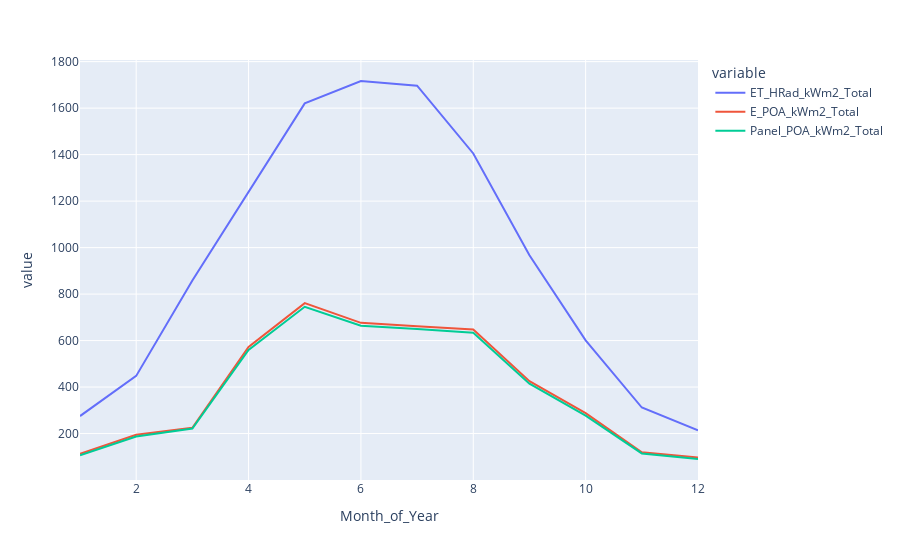

Write notebook code for a chart like this one.
### Code cell
px.line(pv_model.summary_grouped.monthly[["ET_HRad_kWm2_Total", "E_POA_kWm2_Total", "Panel_POA_kWm2_Total"]])

### Figure 1 — Plotly figure (JSON) as saved in the notebook; plotly's stock layout.template omitted (floating-point values rounded to 4 significant figures)
{"data": [{"hovertemplate": "variable=ET_HRad_kWm2_Total<br>Month_of_Year=%{x}<br>value=%{y}<extra></extra>", "legendgroup": "ET_HRad_kWm2_Total", "line": {"color": "#636efa", "dash": "solid"}, "marker": {"symbol": "circle"}, "mode": "lines", "name": "ET_HRad_kWm2_Total", "orientation": "v", "showlegend": true, "type": "scatter", "x": [1, 2, 3, 4, 5, 6, 7, 8, 9, 10, 11, 12], "xaxis": "x", "y": [275.2, 448.1, 858.4, 1238.0, 1620.0, 1717.0, 1696.0, 1405.0, 967.3, 601.2, 312.0, 213.9], "yaxis": "y"}, {"hovertemplate": "variable=E_POA_kWm2_Total<br>Month_of_Year=%{x}<br>value=%{y}<extra></extra>", "legendgroup": "E_POA_kWm2_Total", "line": {"color": "#EF553B", "dash": "solid"}, "marker": {"symbol": "circle"}, "mode": "lines", "name": "E_POA_kWm2_Total", "orientation": "v", "showlegend": true, "type": "scatter", "x": [1, 2, 3, 4, 5, 6, 7, 8, 9, 10, 11, 12], "xaxis": "x", "y": [112.9, 195.1, 225.2, 572.2, 761.2, 676.4, 661.8, 647.3, 425.1, 287.8, 119.4, 96.69], "yaxis": "y"}, {"hovertemplate": "variable=Panel_POA_kWm2_Total<br>Month_of_Year=%{x}<br>value=%{y}<extra></extra>", "legendgroup": "Panel_POA_kWm2_Total", "line": {"color": "#00cc96", "dash": "solid"}, "marker": {"symbol": "circle"}, "mode": "lines", "name": "Panel_POA_kWm2_Total", "orientation": "v", "showlegend": true, "type": "scatter", "x": [1, 2, 3, 4, 5, 6, 7, 8, 9, 10, 11, 12], "xaxis": "x", "y": [106.7, 187.3, 221.6, 559.4, 745.4, 663.8, 650.3, 633.3, 414.6, 277.5, 114.5, 90.57], "yaxis": "y"}], "layout": {"legend": {"title": {"text": "variable"}, "tracegroupgap": 0}, "margin": {"t": 60}, "xaxis": {"anchor": "y", "domain": [0, 1], "title": {"text": "Month_of_Year"}}, "yaxis": {"anchor": "x", "domain": [0, 1], "title": {"text": "value"}}}}
